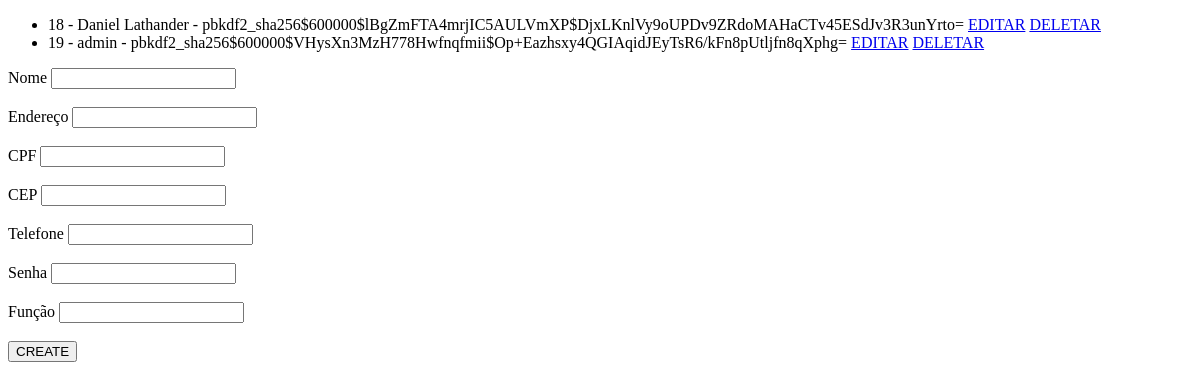
The app's page /CRUDfuncionario/, older data.
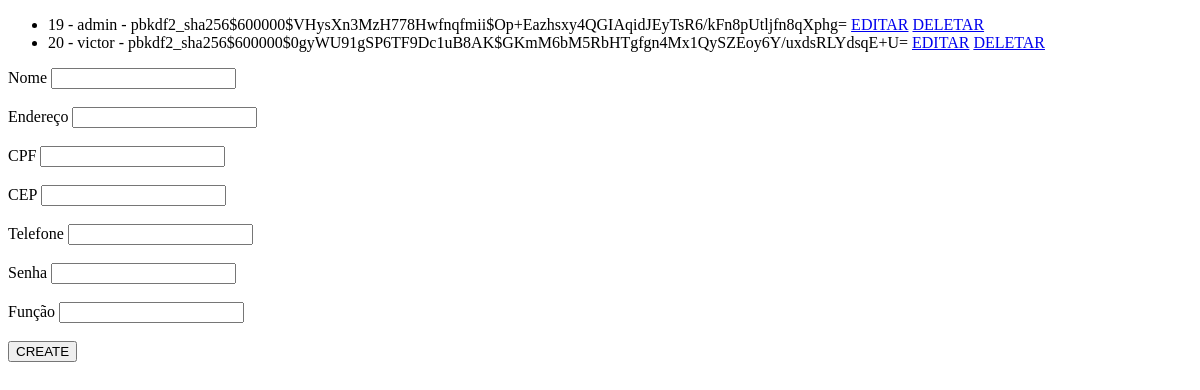
The same page, newer data.
### CRUDfuncionario/models.py (models this page shows, shortened)
class Funcionario(AbstractUser):
    idFuncionario = models.AutoField(primary_key=True)
    nivelDeAcesso = models.IntegerField(default=1)
    enderecoFuncionario = models.CharField(max_length=30)
    cpf = CPFField('cpf',default='000.000.000-0')
    CEP = models.CharField(max_length=8)
    telefone = models.CharField(max_length=20)
    funcao = models.CharField(max_length=30)
    username = models.CharField(max_length=30,default='default_username', unique=True)
    password = models.CharField(max_length=100, default='default_password')

### CRUDfuncionario/views.py (the view)
# urls.py: path('', home),
def home(request):
    funcionarios = Funcionario.objects.all()
    return render(request, "index.html", {"funcionarios": funcionarios})

### CRUDfuncionario/templates/index.html (shortened to what this page needs)
<!DOCTYPE html>
<html lang = "en">
    <head>
    </html>
    <body>
        <ul>
            {% for funcionario in funcionarios %}
            <li>{{ funcionario.idFuncionario}} - {{funcionario.username}} - {{funcionario.password}}
                <a href="{% url 'editar' funcionario.idFuncionario %}">EDITAR</a>
                <a href="{% url 'delete' funcionario.idFuncionario %}">DELETAR</a></li>
            {% endfor %}
        </ul>
        <form action = "{% url 'salvarFuncionario' %}" method = "POST">{% csrf_token %}
            <label>
                Nome
                <input type="text",maxlength="30", name="username"><br><br>
                Endereço
                <input type="text", maxlength="30" name="enderecoFuncionario"><br><br>
                CPF
                <input type="text", maxlength="11" name="CPF"><br><br>
                CEP
                <input type="text", maxlength="8" name="CEP"><br><br>
                Telefone
                <input type="text", maxlength="20" name="telefone"><br><br>
                Senha
                <input type="text", maxlength="30" name="password"><br><br>
                Função
                <input type="text", maxlength="30" name="funcao"><br><br>
            </label>
            <button type="submit">CREATE</button>
        </form>
    </body>
</html>

Row changes from the older to the newer data that the page shows:
removed Funcionario: idFuncionario "18", username "Daniel Lathander", password "pbkdf2_sha256$600000$lBgZmFTA4mrjIC5AULVmXP$DjxLKnlVy9oUPDv9ZRdoMAHaCTv45ESdJv3R3unYrto="
added Funcionario: idFuncionario "20", username "victor", password "pbkdf2_sha256$600000$0gyWU91gSP6TF9Dc1uB8AK$GKmM6bM5RbHTgfgn4Mx1QySZEoy6Y/uxdsRLYdsqE+U="
